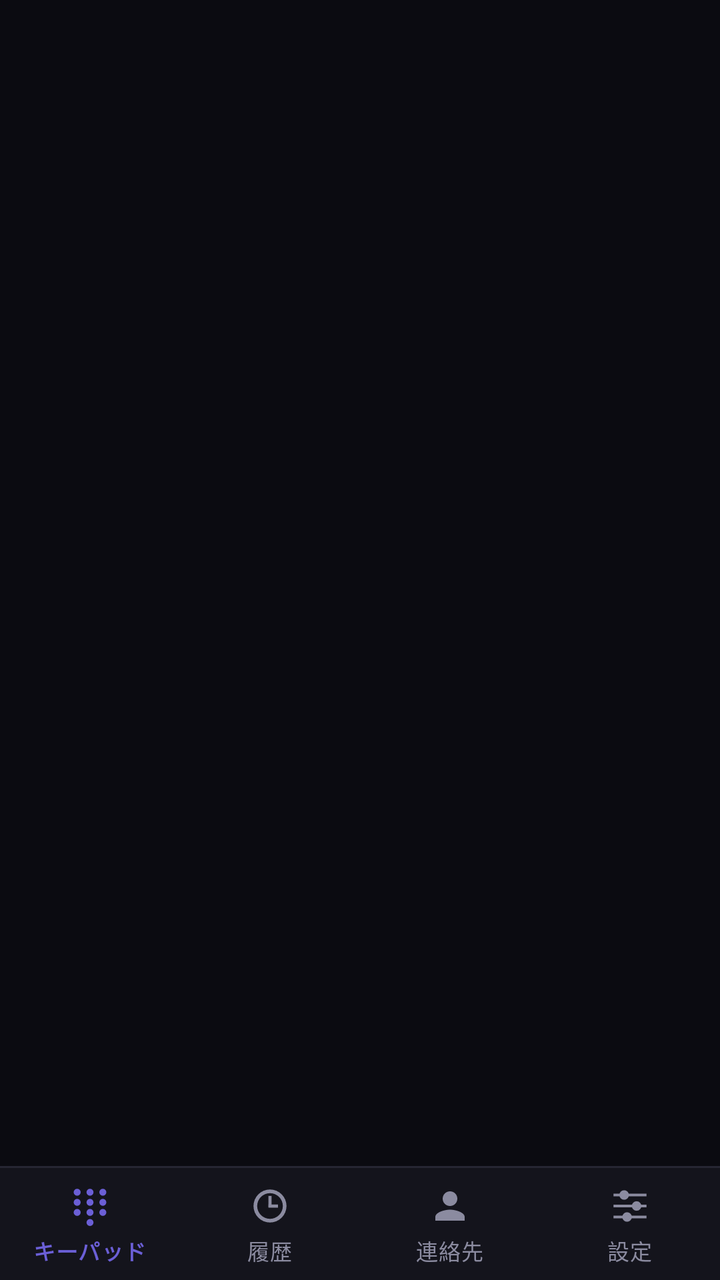
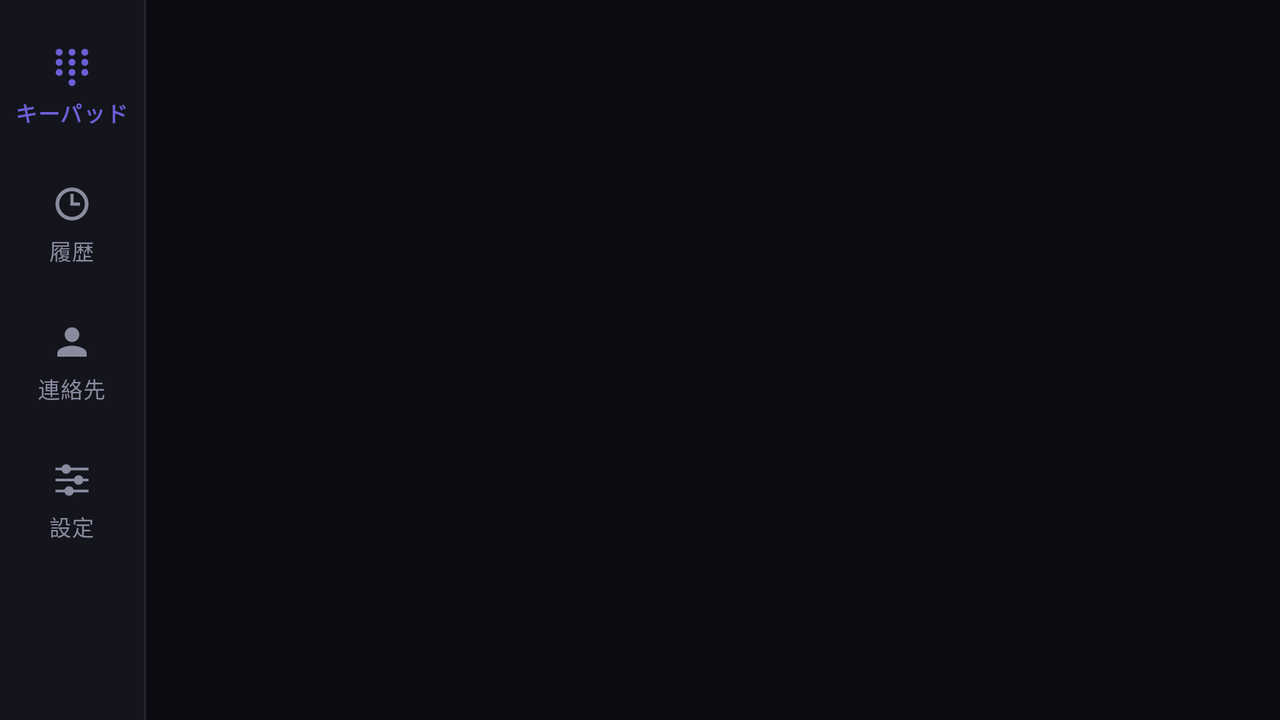

Compare how this app lays out the same screen by default and in its alternative resource folder. The renders come first, then the two layout files and the values they reference.
<!-- AndroidManifest.xml: application theme Theme.SipBridge -->
<!-- res/layout/activity_main.xml -->
<?xml version="1.0" encoding="utf-8"?>
<LinearLayout xmlns:android="http://schemas.android.com/apk/res/android"
    xmlns:app="http://schemas.android.com/apk/res-auto"
    android:id="@+id/rootMain"
    android:layout_width="match_parent"
    android:layout_height="match_parent"
    android:background="@color/nocturne_bg"
    android:orientation="vertical">

    <FrameLayout
        android:id="@+id/fragmentContainer"
        android:layout_width="match_parent"
        android:layout_height="0dp"
        android:layout_weight="1" />

    <View
        android:layout_width="match_parent"
        android:layout_height="1dp"
        android:background="@color/nocturne_border" />

    <com.google.android.material.bottomnavigation.BottomNavigationView
        android:id="@+id/bottomNav"
        android:layout_width="match_parent"
        android:layout_height="wrap_content"
        android:background="@color/nocturne_surface"
        app:elevation="0dp"
        app:itemIconSize="22dp"
        app:itemIconTint="@color/nav_item_color"
        app:itemTextAppearanceActive="@style/TextAppearance.SipBridge.NavLabel"
        app:itemTextAppearanceInactive="@style/TextAppearance.SipBridge.NavLabel"
        app:itemTextColor="@color/nav_item_color"
        app:labelVisibilityMode="labeled"
        app:menu="@menu/bottom_nav" />
</LinearLayout>
<!-- resources referenced by this layout -->
<resources>
  <color name="nocturne_bg">#0B0B11</color>
  <color name="nocturne_border">#262633</color>
  <color name="nocturne_surface">#14141C</color>
  <style name="TextAppearance.SipBridge.NavLabel" parent="TextAppearance.MaterialComponents.Caption">
          <item name="android:textSize">11sp</item>
          <item name="android:maxLines">1</item>
      </style>
  <style name="Theme.SipBridge" parent="Theme.MaterialComponents.NoActionBar">
          <item name="colorPrimary">@color/nocturne_accent</item>
          <item name="colorPrimaryVariant">@color/nocturne_accent_soft</item>
          <item name="colorOnPrimary">@color/nocturne_text</item>
          <item name="colorSecondary">@color/nocturne_accent</item>
          <item name="colorSecondaryVariant">@color/nocturne_accent_soft</item>
          <item name="colorOnSecondary">@color/nocturne_text</item>
          <item name="android:colorBackground">@color/nocturne_bg</item>
          <item name="android:windowBackground">@color/nocturne_bg</item>
          <item name="android:statusBarColor">@color/nocturne_bg</item>
          <item name="android:navigationBarColor">@color/nocturne_bg</item>
          <item name="android:textColorPrimary">@color/nocturne_text</item>
          <item name="android:textColorSecondary">@color/nocturne_text_dim</item>
      </style>
  <color name="nocturne_accent">#6B5FD6</color>
  <color name="nocturne_accent_soft">#2A2652</color>
  <color name="nocturne_text">#ECECF4</color>
  <color name="nocturne_text_dim">#8B8BA0</color>
</resources>
<!-- res/layout-land/activity_main.xml (the repository's variant of the layout above) -->
<!-- drawn on the phone turned sideways -->
<?xml version="1.0" encoding="utf-8"?>
<LinearLayout xmlns:android="http://schemas.android.com/apk/res/android"
    xmlns:app="http://schemas.android.com/apk/res-auto"
    android:id="@+id/rootMain"
    android:layout_width="match_parent"
    android:layout_height="match_parent"
    android:background="@color/nocturne_bg"
    android:orientation="horizontal">

    <com.google.android.material.navigationrail.NavigationRailView
        android:id="@+id/bottomNav"
        android:layout_width="wrap_content"
        android:layout_height="match_parent"
        android:background="@color/nocturne_surface"
        app:elevation="0dp"
        app:itemIconSize="22dp"
        app:itemIconTint="@color/nav_item_color"
        app:itemMinHeight="64dp"
        app:itemTextAppearanceActive="@style/TextAppearance.SipBridge.NavLabel"
        app:itemTextAppearanceInactive="@style/TextAppearance.SipBridge.NavLabel"
        app:itemTextColor="@color/nav_item_color"
        app:labelVisibilityMode="labeled"
        app:menu="@menu/bottom_nav" />

    <View
        android:layout_width="1dp"
        android:layout_height="match_parent"
        android:background="@color/nocturne_border" />

    <FrameLayout
        android:id="@+id/fragmentContainer"
        android:layout_width="0dp"
        android:layout_height="match_parent"
        android:layout_weight="1" />
</LinearLayout>
